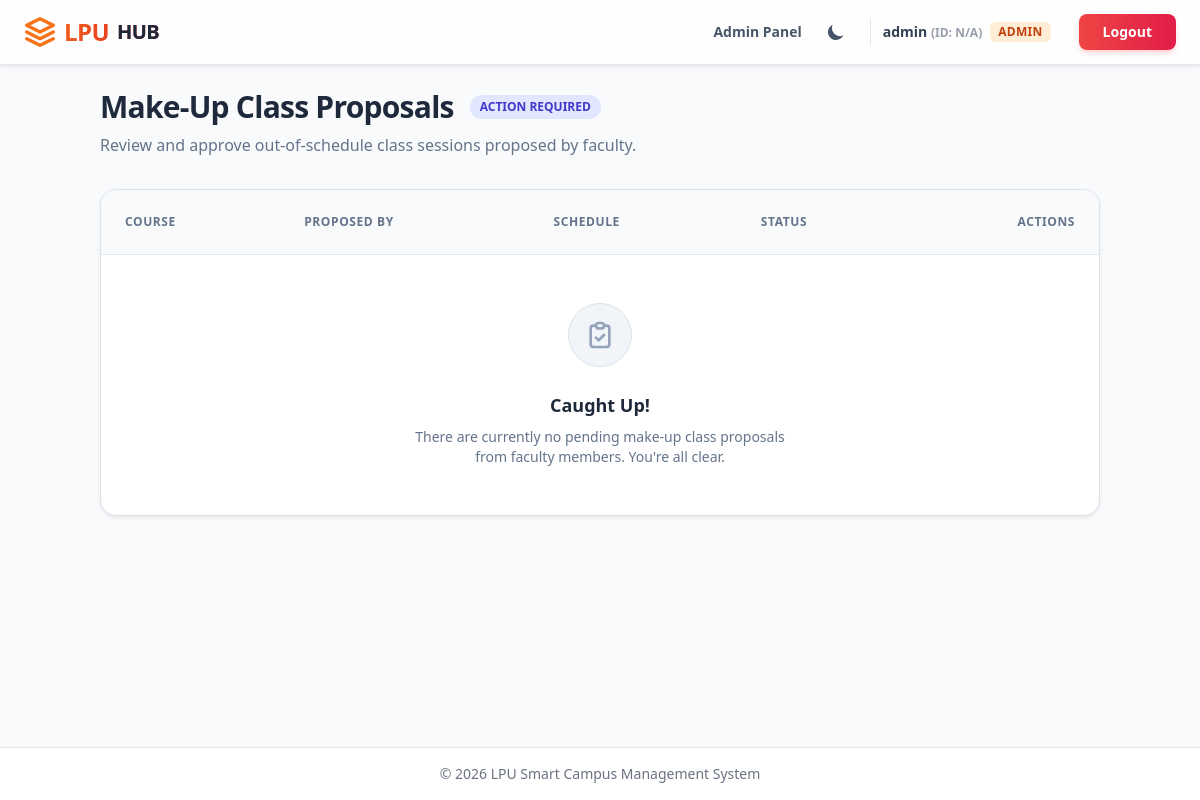
The app's page /remedial/approvals/ (signed in), older data.
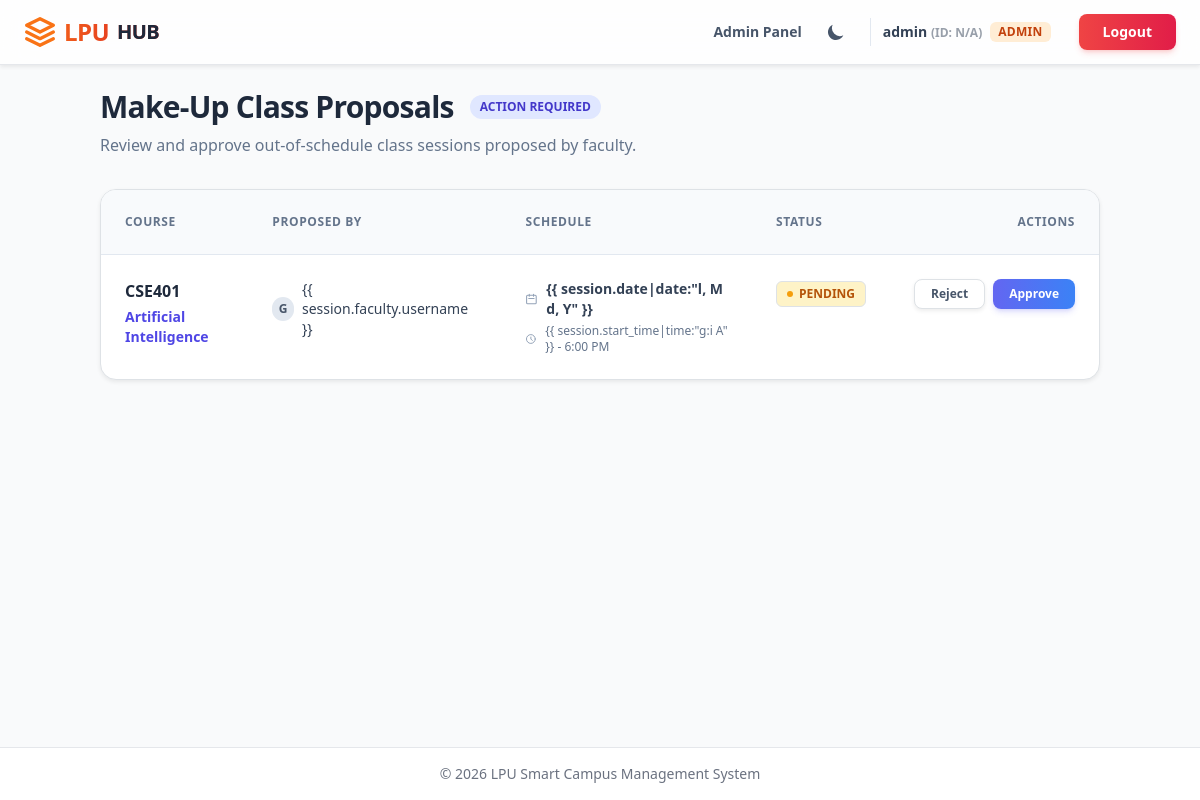
The same page, newer data.
### remedial_classes/models.py (models this page shows, shortened)
class RemedialSession(models.Model):
    course = models.ForeignKey(Course, on_delete=models.CASCADE)
    faculty = models.ForeignKey(settings.AUTH_USER_MODEL, on_delete=models.CASCADE, limit_choices_to={'role': 'FACULTY'})
    date = models.DateField()
    start_time = models.TimeField()
    end_time = models.TimeField()
    STATUS_CHOICES = [
        ('PENDING', 'Pending Admin Approval'),
        ('APPROVED', 'Approved'),
        ('REJECTED', 'Rejected')
    ]
    status = models.CharField(max_length=20, choices=STATUS_CHOICES, default='PENDING')
    unique_code = models.CharField(max_length=10, default=generate_unique_code, unique=True)
    is_active = models.BooleanField(default=True)
    created_at = models.DateTimeField(auto_now_add=True)

### attendance/models.py (models this page shows, shortened)
class Course(models.Model):
    name = models.CharField(max_length=100)
    code = models.CharField(max_length=20, unique=True)
    faculty = models.ForeignKey(settings.AUTH_USER_MODEL, on_delete=models.CASCADE, limit_choices_to={'role': 'FACULTY'})
    students = models.ManyToManyField(settings.AUTH_USER_MODEL, related_name='enrolled_courses', limit_choices_to={'role': 'STUDENT'})

### core/models.py (models this page shows, shortened)
class User(AbstractUser):
    class Role(models.TextChoices):
        STUDENT = "STUDENT", "Student"
        FACULTY = "FACULTY", "Faculty"
        ADMIN = "ADMIN", "Admin"
    role = models.CharField(max_length=50, choices=Role.choices, default=Role.STUDENT)
    uid = models.CharField(max_length=8, unique=True, null=True, blank=True)
    section = models.ForeignKey(Section, on_delete=models.SET_NULL, null=True, blank=True, related_name='members')
    is_approved = models.BooleanField(default=False)

### remedial_classes/views.py (the view, shortened to what this page needs)
# urls.py: path('approvals/', views.admin_remedial_approvals, name='admin_remedial_approvals'),
@login_required
def admin_remedial_approvals(request):
    if request.user.role != 'ADMIN':
        messages.error(request, "Access denied. Admins only.")
        return redirect('dashboard')
    proposals = RemedialSession.objects.filter(status='PENDING').order_by('date', 'start_time')
    return render(request, 'remedial_classes/admin_approvals.html', {'proposals': proposals})

### templates/remedial_classes/admin_approvals.html (shortened to what the changed rows need)
{% extends "base.html" %}
{% block content %}
<div class="row mb-8">
    <div class="col-12">
        <div class="flex items-center gap-3 mb-2">
            <h2 class="text-3xl font-black tracking-tight text-slate-800 dark:text-white">Make-Up Class Proposals</h2>
        </div>
    </div>
</div>
<div class="row">
    <div class="col-12">
        <div
            class="bg-white dark:bg-slate-800 rounded-2xl shadow-sm border border-slate-200 dark:border-slate-700 overflow-hidden">
            <div class="overflow-x-auto">
                <table class="w-full text-left border-collapse">
                    <thead>
                        <tr class="bg-slate-50 dark:bg-slate-900/50 border-b border-slate-200 dark:border-slate-700">
                            <th
                                class="py-4 px-6 text-xs font-bold text-slate-500 dark:text-slate-400 uppercase tracking-wider">
                                Course</th>
                            <th
                                class="py-4 px-6 text-xs font-bold text-slate-500 dark:text-slate-400 uppercase tracking-wider">
                                Proposed By</th>
                            <th
                                class="py-4 px-6 text-xs font-bold text-slate-500 dark:text-slate-400 uppercase tracking-wider">
                                Schedule</th>
                            <th
                                class="py-4 px-6 text-xs font-bold text-slate-500 dark:text-slate-400 uppercase tracking-wider">
                                Status</th>
                            <th
                                class="py-4 px-6 text-xs font-bold text-slate-500 dark:text-slate-400 uppercase tracking-wider text-right">
                                Actions</th>
                        </tr>
                    </thead>
                    <tbody class="divide-y divide-slate-100 dark:divide-slate-700">
                        {% for session in proposals %}
                        <tr class="hover:bg-slate-50/50 dark:hover:bg-slate-700/20 transition-colors group">
                            <td class="py-4 px-6 align-top">
                                <div class="font-bold text-slate-800 dark:text-white mb-1">{{ session.course.code }}
                                </div>
                                <div class="text-sm font-semibold text-indigo-600 dark:text-indigo-400">
                                    {{ session.course.name }}
                                </div>
                            </td>
                            <td class="py-4 px-6 align-top">
                                <div class="flex items-center gap-2">
                                    <div
                                        class="w-6 h-6 rounded-full bg-slate-200 dark:bg-slate-600 flex items-center justify-center text-xs font-bold text-slate-600 dark:text-slate-200">
                                        {{ session.faculty.username|make_list|first|upper }}
                                    </div>
                                    <span class="text-sm font-medium text-slate-700 dark:text-slate-300">{{
                                        session.faculty.username }}</span>
                                </div>
                            </td>
                            <td class="py-4 px-6 align-top">
                                <div class="flex items-center gap-2 mb-1">
                                    <svg class="w-4 h-4 text-slate-400" fill="none" viewBox="0 0 24 24"
                                        stroke="currentColor">
                                        <path stroke-linecap="round" stroke-linejoin="round" stroke-width="2"
                                            d="M8 7V3m8 4V3m-9 8h10M5 21h14a2 2 0 002-2V7a2 2 0 00-2-2H5a2 2 0 00-2 2v12a2 2 0 002 2z" />
                                    </svg>
                                    <span class="text-sm font-semibold text-slate-700 dark:text-slate-300">{{
                                        session.date|date:"l, M d, Y" }}</span>
                                </div>
                                <div class="flex items-center gap-2">
                                    <svg class="w-4 h-4 text-slate-400" fill="none" viewBox="0 0 24 24"
                                        stroke="currentColor">
                                        <path stroke-linecap="round" stroke-linejoin="round" stroke-width="2"
                                            d="M12 8v4l3 3m6-3a9 9 0 11-18 0 9 9 0 0118 0z" />
                                    </svg>
                                    <span class="text-xs text-slate-500 dark:text-slate-400">{{
                                        session.start_time|time:"g:i A" }} - {{ session.end_time|time:"g:i A" }}</span>
                                </div>
                            </td>
                            <td class="py-4 px-6 align-top">
                                <span
                                    class="inline-flex items-center gap-1.5 px-2.5 py-1 rounded-md bg-amber-100 text-amber-700 dark:bg-amber-500/10 dark:text-amber-400 text-xs font-bold border border-amber-200 dark:border-amber-500/20">
                                    <span class="w-1.5 h-1.5 rounded-full bg-amber-500 animate-pulse"></span>
                                    PENDING
                                </span>
                            </td>
                            <td class="py-4 px-6 align-top text-right">
                                <form method="post" class="inline-flex gap-2 m-0">
                                    <button type="submit" name="action" value="reject"
                                        class="btn btn-sm px-3 py-1.5 text-xs font-bold text-slate-600 dark:text-slate-300 bg-white dark:bg-slate-800 border border-slate-300 dark:border-slate-600 hover:bg-rose-50 hover:text-rose-600 hover:border-rose-300 dark:hover:bg-rose-500/10 dark:hover:text-rose-400 dark:hover:border-rose-500/30 transition-all shadow-sm rounded-lg"
                                        title="Reject Proposal">
                                        Reject
                                    </button>
                                    <button type="submit" name="action" value="approve"
                                        class="btn btn-sm px-3 py-1.5 text-xs font-bold text-white bg-gradient-to-r from-indigo-500 to-blue-500 hover:from-indigo-600 hover:to-blue-600 border-none shadow-md shadow-indigo-500/20 transition-all rounded-lg"
                                        title="Approve Proposal">
                                        Approve
                                    </button>
                                </form>
                            </td>
                        </tr>
                        {% empty %}
                        <tr>
                            <td colspan="5" class="py-12 px-6 text-center">
                                <div
                                    class="inline-flex items-center justify-center w-16 h-16 rounded-full bg-slate-100 dark:bg-slate-800 text-slate-400 dark:text-slate-500 mb-4 border border-slate-200 dark:border-slate-700">
                                    <svg class="w-8 h-8" fill="none" viewBox="0 0 24 24" stroke="currentColor">
                                        <path stroke-linecap="round" stroke-linejoin="round" stroke-width="2"
                                            d="M9 5H7a2 2 0 00-2 2v12a2 2 0 002 2h10a2 2 0 002-2V7a2 2 0 00-2-2h-2M9 5a2 2 0 002 2h2a2 2 0 002-2M9 5a2 2 0 012-2h2a2 2 0 012 2m-6 9l2 2 4-4" />
                                    </svg>
                                </div>
                                <h4 class="text-lg font-bold text-slate-800 dark:text-white mb-2">Caught Up!</h4>
                                <p class="text-slate-500 dark:text-slate-400 text-sm max-w-sm mx-auto">There are
                                    currently no pending make-up class proposals from faculty members. You're all clear.
                                </p>
                            </td>
                        </tr>
                        {% endfor %}
                    </tbody>
                </table>
            </div>
        </div>
    </div>
</div>
{% endblock %}

Row changes from the older to the newer data that the page shows:
added RemedialSession: course.code "CSE401", course.name "Artificial Intelligence", faculty.username|make_list "G", end_time "6:00 PM"
Text that changed along with them:
text no longer shown: "Caught Up! There are currently no pending make-up class proposals from faculty members. You're all clear."
